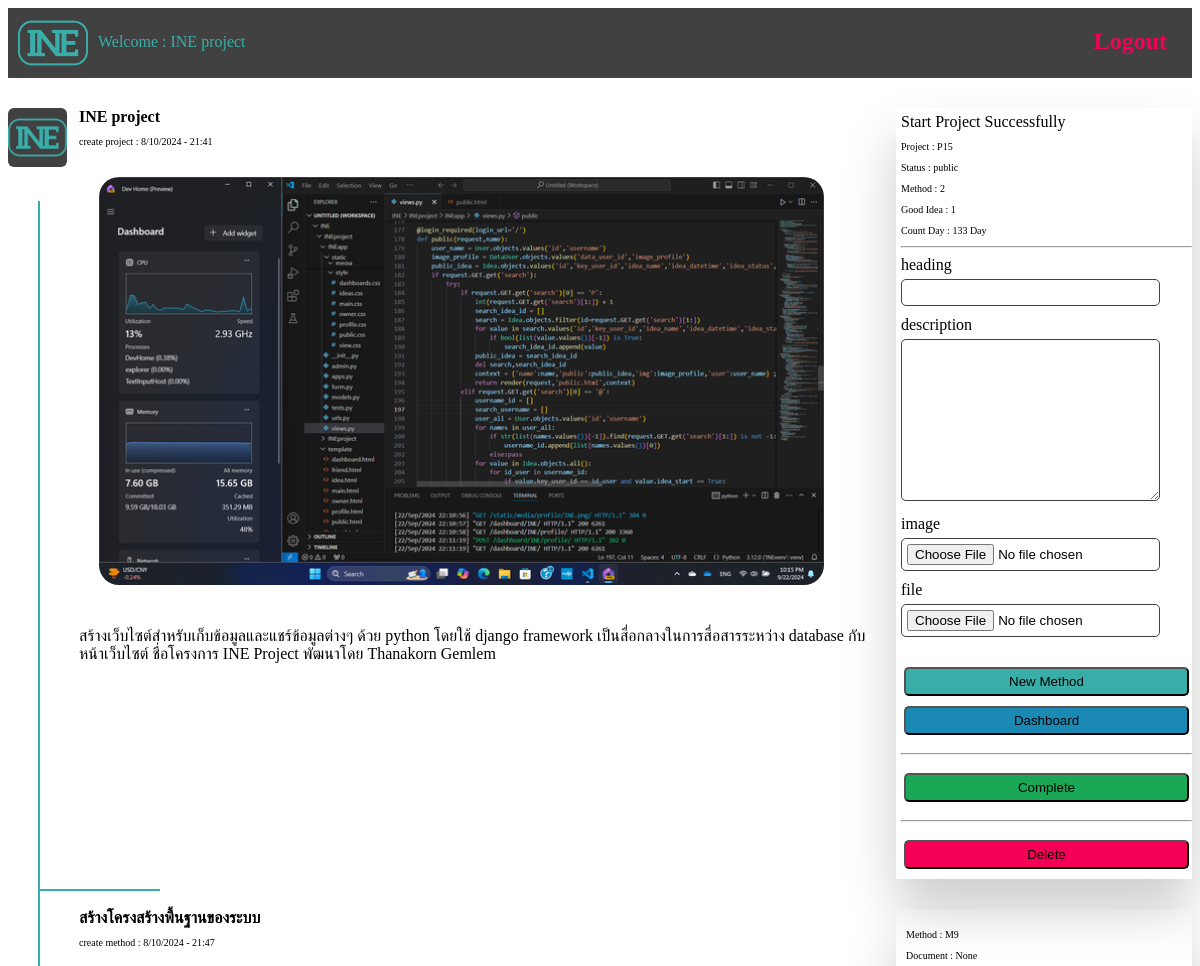
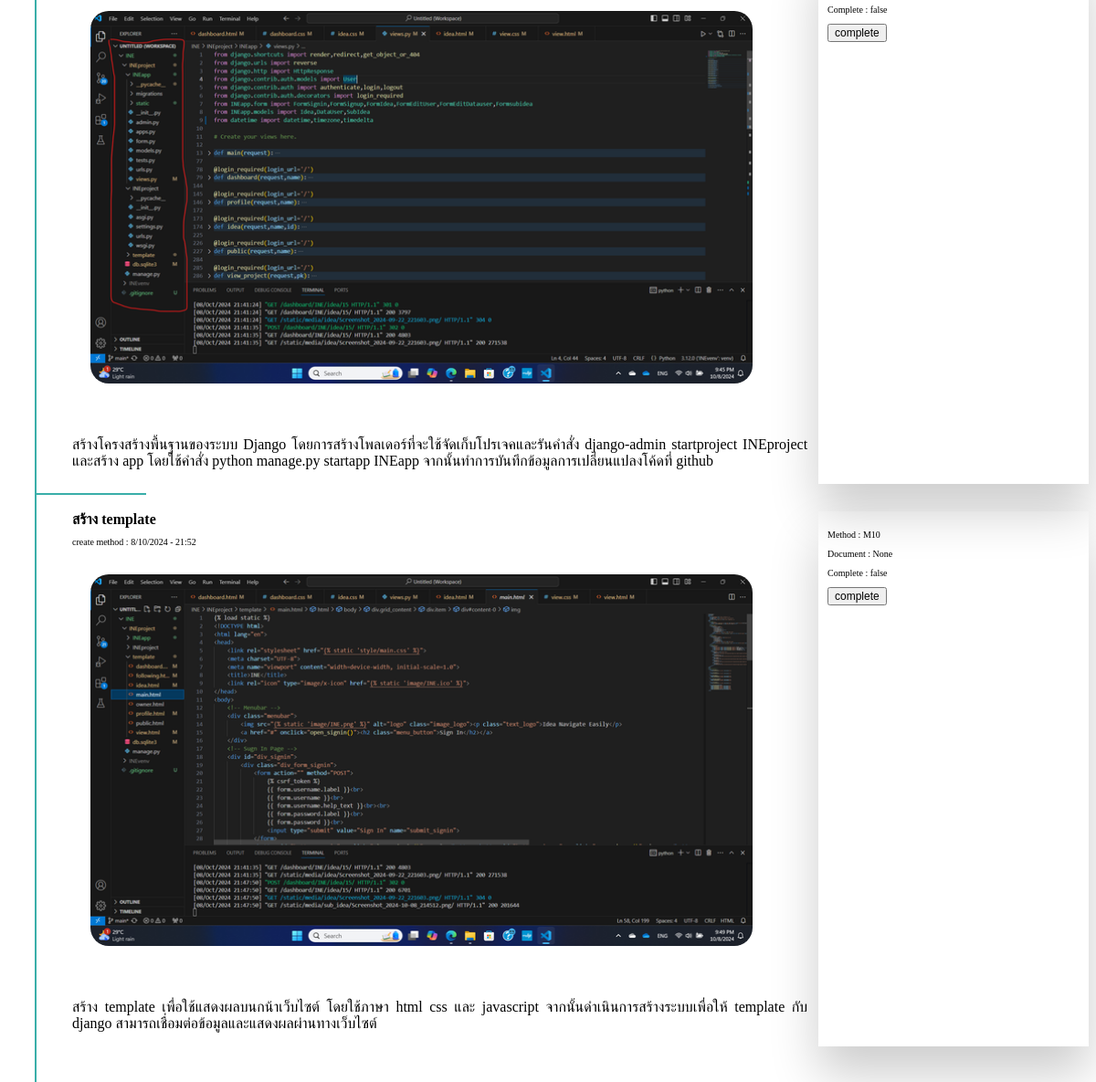
The page /dashboard/INE project/idea/15/ (signed in) on the database its author committed (2 pictures, top to bottom).
### INEapp/models.py (models this page shows, shortened)
class Idea(models.Model):
    key_user = models.ForeignKey(User,on_delete=models.CASCADE,null=False,blank=False)
    idea_name = models.CharField(max_length=100,null=False,blank=False)
    idea_description = models.TextField(null=True,blank=True)
    idea_image = models.ImageField(upload_to='media/idea',null=True,blank=True)
    idea_datetime = models.DateTimeField(auto_now_add=True)
    idea_complete = models.DateTimeField(null=True,blank=True)
    idea_status = models.BooleanField(default=False)
    idea_start = models.BooleanField(default=False)
    idea_good = models.ManyToManyField(User,related_name='good',blank=True)

class DataUser(models.Model):
    data_user = models.OneToOneField(User,on_delete=models.CASCADE,null=False)
    member_user = models.BooleanField(default=False)
    image_profile = models.ImageField(upload_to='media/profile',null=True,blank=True)
    following = models.ManyToManyField(User,related_name='follow',blank=True)

class SubIdea(models.Model):
    key_idea = models.ForeignKey(Idea,on_delete=models.CASCADE,null=False,blank=False)
    sub_idea = models.CharField(max_length=155,null=False,blank=False)
    sub_body = models.TextField(null=False,blank=False)
    sub_image = models.ImageField(upload_to='media/sub_idea',null=True,blank=True)
    sub_file = models.FileField(upload_to='media/document',null=True,blank=True)
    sub_datetime = models.DateTimeField(auto_now_add=True)
    sub_complete = models.DateTimeField(null=True,blank=True)

### INEapp/views.py (the view)
# urls.py: path('dashboard/<str:name>/idea/<int:id>/',idea,name='idea'),
@login_required(login_url='/')
def idea(request,name,id):
    if request.method == 'POST':
        if request.POST.get('btn-start-project') is not None: #start
            status = request.POST.get('status_project')
            start_idea = Idea.objects.get(id=id)
            if status == 'private':
                start_idea.idea_status = True
            else:
                start_idea.idea_status = False
            start_idea.idea_start = True
            start_idea.save()
            del status,start_idea
            return redirect(reverse('idea',kwargs={'name':name,'id':id}))
        if request.POST.get('btn-delete-project') is not None: # delete
            return redirect(reverse('dashboard',kwargs={'name':name}))
        if request.POST.get('btn-new-subidea') is not None: # new method
            form_subidea = Formsubidea(request.POST,request.FILES)
            if form_subidea.is_valid():
                key = Idea.objects.get(id=id)
                idea = form_subidea.cleaned_data['sub_idea']
                body = form_subidea.cleaned_data['sub_body']
                image = None
                file = None
                if request.FILES.get('sub_image') is not None:
                    image = form_subidea.cleaned_data['sub_image']
                if request.FILES.get('sub_file') is not None:
                    file = form_subidea.cleaned_data['sub_file']
                else:pass
                new_method = SubIdea.objects.create(sub_idea=idea,sub_body=body,sub_image=image,sub_file=file,key_idea=key)
                new_method.save()
                del key,idea,body,image,file,form_subidea,new_method
                return redirect(reverse('idea',kwargs={'name':name,'id':id}))
            else:
                del form_subidea
                return HttpResponse('''<h1 style="color: #ff0101; font-size: 30px;">Create New Method failed !</h1>
                                        <p>please check information in form.</p><a href="{% url 'dashboard' name %}"><h3>dashboard</h3></a>
                                    ''')
        else:
            return redirect(reverse('idea',kwargs={'name':name,'id':id}))
    else:
        form_sub = Formsubidea()
        subidea = SubIdea.objects.filter(key_idea_id=id)
        image_profile = DataUser.objects.get(data_user_id=request.user.id)
        select_idea = Idea.objects.get(id=id)
        if select_idea.idea_complete is not None:
            count_day = int((datetime.date(select_idea.idea_complete) - datetime.date(select_idea.idea_datetime)).days)
        else:
            count_day = int((datetime.date(datetime.now()) - datetime.date(select_idea.idea_datetime)).days)
        context = {'name':name,'id':id,'idea':select_idea,'img':image_profile,'day_count':count_day,'form':form_sub,'sub':subidea}
        del select_idea,image_profile,count_day,form_sub,subidea
        return render(request,'idea.html',context)

### INEapp/form.py
class Formsubidea(ModelForm):
    class Meta:
        model = SubIdea
        fields = ['sub_idea','sub_body','sub_image','sub_file']
        labels = {'sub_idea':'heading','sub_body':'description','sub_image':'image','sub_file':'file'}
        widgets = {
            'sub_idea':forms.TextInput(attrs={
                'id':'form-new-method',
            }),
            'sub_body':forms.Textarea(attrs={
                'id':'form-new-method',
            }),
            'sub_image':forms.FileInput(attrs={
                'id':'form-new-method',
                'accept':'.png,.jpg,',
            }),
            'sub_file':forms.FileInput(attrs={
                'id':'form-new-method',
                'accept':'.pdf'
            })
        }

### template/idea.html (shortened to what this page needs)
{% load static %}
<!DOCTYPE html>
<html lang="en">
<head>
    <link rel="stylesheet" href="{% static 'style/main.css' %}">
    <link rel="stylesheet" href="{% static 'style/idea.css' %}">
</head>
<body>
    <div class="menubar">
        <img src="{% static 'image/INE.png' %}" alt="logo" class="image_logo"><p class="text_logo">Welcome : {{ name }}</p>
        <a href="/logout/"><h2 class="logout_button">Logout</h2></a>
    </div>
    <div class="grid_idea">
        <div id="div-idea">
            {% if img.image_profile %}
                <img src="/static/{{img.image_profile}}/" alt=""><br>
            {% else %}
                <img src="https://cdn4.iconfinder.com/data/icons/web-ui-color/128/Account-512.png" alt=""><br>
            {% endif %}
            <div style="border-left: 2px solid #39aea9; margin: 30px 0px 0px 50%; width: 100%; height: 100%;"></div>
        </div>
        <div id="div-idea2">
            <div><span><b>{{ idea.idea_name }}</b></span><p style="font-size: 10px;">create project : {{ idea.idea_datetime|date:'j/m/Y - G:i' }}</p></div>
            {% if idea.idea_image %}
                <div><img src="/static/{{idea.idea_image}}/" alt=""></div><br>
            {% else %}
                <br>
            {% endif %}
            <div>{{ idea.idea_description }}</div>
        </div>
        <div id="div-idea3">
            {% if idea.idea_start == False %}
            <form action="" method="POST">
                {% csrf_token %}
                <hr>
                <input type="checkbox" name="status_project" id="public" value="public" onclick="if(this.checked){CheckboxSelect('private')}"><label for="choice">สาธารณะ</label><br>
                <input type="checkbox" name="status_project" id="private" value="private" onclick="if(this.checked){CheckboxSelect('public')}"><label for="choice">เฉพาะฉัน</label><br>
                <input type="submit" name="btn-start-project" id="btn-start" value="Start Project">
            </form>
            <a href="{% url 'dashboard' name %}"><button id="btn-back">Dashboard</button></a><hr>
            <a href="{% url 'delete' idea.id %}"><button id="btn-delete" onclick="ConfirmDelete()">Delete Project</button></a>
            {% else %}
                {% if idea.idea_complete %}
                    <div id="div-start-project" style="padding: 5px 0px 0px 5px;">
                        <hr>
                        <span style="color: #39aea9;">Project Complete</span>
                        <hr>
                        <p style="font-size: 10px;">Complete : {{ idea.idea_complete|date:'j/m/Y - G:i' }}</p>
                        <p style="font-size: 10px;">Project : P{{ idea.id }}</p>
                        <p style="font-size: 10px;">Status : {% if idea.idea_status == True %}private{% else %}public{% endif %}</p>
                        <p style="font-size: 10px;">Good Idea : {{ idea.idea_good.count }}</p>
                        <p style="font-size: 10px;">Method : {{sub.count}}</p>
                        <p style="font-size: 10px;">project Day : {{ day_count }} Day</p>
                        <hr>
                        <a href="{% url 'dashboard' name %}"><button id="btn-back">Dashboard</button></a>
                        <a href="{% url 'delete' idea.id %}"><button id="btn-delete" onclick="ConfirmDelete()">Delete</button></a>
                    </div>
                {% else %}
                    <div style="padding: 5px 0px 0px 5px;" id="div-start-project">
                        <span>Start Project Successfully</span>
                        <p style="font-size: 10px;">Project : P{{ idea.id }}</p>
                        <p style="font-size: 10px;">Status : {% if idea.idea_status == True %}private{% else %}public{% endif %}</p>
                        <p style="font-size: 10px;">Method : {{sub.count}}</p>
                        <p style="font-size: 10px;">Good Idea : {{ idea.idea_good.count }}</p>
                        <p style="font-size: 10px;">Count Day : {{ day_count }} Day</p>
                        <hr>
                        <form action="" method="POST" enctype="multipart/form-data">
                            {{form.sub_idea.label}}<br>
                            {{form.sub_idea}}<br>
                            {{form.sub_body.label}}<br>
                            {{form.sub_body}}<br>
                            {{form.sub_image.label}}<br>
                            {{form.sub_image}}<br>
                            {{form.sub_file.label}}<br>
                            {{form.sub_file}}<br>
                            <input type="submit" name="btn-new-subidea" id="btn-start" value="New Method">
                        </form>
                        <a href="{% url 'dashboard' name %}"><button id="btn-back">Dashboard</button></a><hr>
                        <a href="{% url 'idea_complete' name idea.id %}"><button id="btn-complete" onclick="ConfirmComplete()">Complete</button></a><hr>
                        <a href="{% url 'delete' idea.id %}"><button id="btn-delete" onclick="ConfirmDelete()">Delete</button></a>
                    </div>
                {% endif %}
            {% endif %}
        </div>
    </div>
    {% if sub %}
        {% for subidea in sub %}
        <div class="grid_idea">
            <div id="div-idea">
                <div style="border-left: 2px solid #39aea9; margin-left: 50%; width: 100%; height: 110%;">
                    <hr style="width: 200%; border: 1px solid #39aea9; margin-top: -20px;">
                </div>
            </div>
            <div id="div-idea2">
                <div><span><b>{{subidea.sub_idea}}</b></span><p style="font-size: 10px;">create method : {{ subidea.sub_datetime|date:'j/m/Y - G:i' }}</p></div>
                {% if subidea.sub_image %}
                    <div><img src="/static/{{subidea.sub_image}}/" alt=""></div><br>
                {% endif %}
                <p id="text_body">{{subidea.sub_body}}</p>
            </div>
            <div id="div-idea3">
                <div style="margin: 20px 0px 0px 10px;">
                    <p style="font-size: 10px;" id="method_create">Method : M{{ subidea.id }}</p>
                    {% if subidea.sub_file %}
                        <p style="font-size: 10px;">Document : <a href="/static/{{subidea.sub_file}}/" target="_blank">View</a></p>
                    {% else %}
                        <p style="font-size: 10px;">Document : None</p>
                    {% endif %}
                    {% if subidea.sub_complete %}
                        <hr>
                        <p style="font-size: 10px; color: #39aea9;">Complete : {{ subidea.sub_complete|date:'j/m/Y - G:i' }}</p>
                        <hr>
                    {% else %}
                        <p style="font-size: 10px;">Complete : false</p>
                        <a href="{% url 'method_complete' name idea.id subidea.id %}"><button onclick="ConfirmMethodComplete()" style="font-size: 12px;">complete</button></a>
                    {% endif %}
                </div>
            </div>
        </div>
        {% endfor %}
    {% endif %}
</body>
</html>

### INEapp/static/style/main.css (style rules this page uses)
.menubar { width: 100%; height: 70px; background-color: #414141; }
.image_logo { margin-left: 10px; width: 70px; height: 70px; float: left; }
.text_logo { color: #39aea9; float: left; margin: 25px 0px 0px 10px; }
.logout_button { color: #f50057; float: right; margin: 20px 25px; }

### INEapp/static/style/idea.css (style rules this page uses)
p { text-align: justify; white-space: pre-line; }
.grid_idea { display: grid; grid-template-columns: 5% auto 25%; gap: 1%; margin-top: 30px; }
#div-idea { width: 100%; }
#div-idea img { width: 100%; border-radius: 10%; }
#div-idea2 { width: 100%; }
#div-idea2 div img { width: 90%; margin: 20px 0px 20px 2.5%; border-radius: 20px; }
#div-idea3 { width: 100%; box-shadow: 0 30px 50px rgba(0,0,0,.2); }
#form-new-method { width: 85%; padding: 5px 5px; margin: 5px 0px 10px 0px; border: 1px solid #414141; border-radius: 5px; }
#btn-start { width: 98%; margin-bottom: 10px; padding: 5px 5px; background-color: #39aea9; margin: 20px 1% 0px 1%; border-radius: 5px; }
#btn-delete { width: 98%; padding: 5px 5px; background-color: #f50057; margin: 10px 1% 10px 1%; border-radius: 5px; }
#btn-back { width: 98%; padding: 5px 5px; background-color: #1a8ab4; margin: 10px 1% 10px 1%; border-radius: 5px; }
#btn-complete { width: 98%; padding: 5px 5px; background-color: #1aa856; margin: 10px 1% 10px 1%; border-radius: 5px; }
#text_body { text-align: justify; white-space: pre-line; }

### rows shown on the page
Idea: idea_name "INE project", idea_datetime "8/10/2024 - 21:41", idea_image (picture), idea_description "สร้างเว็บไซต์สำหรับเก็บข้อมูลและแชร์ข้อมูลต่างๆ ด้วย python โดยใช้ django framework เป็นสื่อกลางในการสื่อสารระหว่าง database กับ หน้าเว็บไซต์ ชื่อโครงการ INE Project พัฒนาโดย Thanakorn Gemlem", id "15", idea_good.count "1"
DataUser: image_profile (picture)
SubIdea: sub_idea "สร้างโครงสร้างพื้นฐานของระบบ", sub_datetime "8/10/2024 - 21:47", sub_image (picture), sub_body "สร้างโครงสร้างพื้นฐานของระบบ Django โดยการสร้างโพลเดอร์ที่จะใช้จัดเก็บโปรเจคและรันคำสั่ง django-admin startproject INEproject และสร้าง app โดยใช้คำสั่ง python manage.py startapp INEapp จากนั้นทำการบันทึกข้อมูลการเปลี่ยนแปลงโค้ดที่ github", id "9", sub_file "Document : None", shows "Complete : false"
SubIdea: sub_idea "สร้าง template", sub_datetime "8/10/2024 - 21:52", sub_image (picture), sub_body "สร้าง template เพื่อใช้แสดงผลบนกน้าเว็บไซต์ โดยใช้ภาษา html css และ javascript จากนั้นดำเนินการสร้างระบบเพื่อให้ template กับ django สามารถเชื่อมต่อข้อมูลและแสดงผลผ่านทางเว็บไซต์", id "10", sub_file "Document : None", shows "Complete : false"

### other values the page prints
{{ sub.count }} "2"
{{ day_count }} "133"
